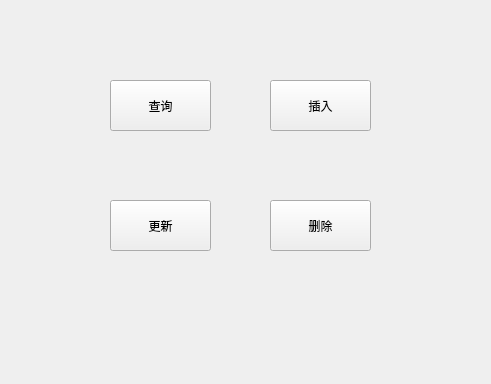
<?xml version="1.0" encoding="UTF-8"?>
<ui version="4.0">
 <class>MainWindow</class>
 <widget class="QMainWindow" name="MainWindow">
  <property name="geometry">
   <rect>
    <x>0</x>
    <y>0</y>
    <width>491</width>
    <height>384</height>
   </rect>
  </property>
  <property name="windowTitle">
   <string>MainWindow</string>
  </property>
  <property name="windowIcon">
   <iconset>
    <normaloff>../../../Pictures/数据库.png</normaloff>../../../Pictures/数据库.png</iconset>
  </property>
  <property name="styleSheet">
   <string notr="true"/>
  </property>
  <widget class="QWidget" name="centralWidget">
   <widget class="QPushButton" name="selectButton">
    <property name="geometry">
     <rect>
      <x>110</x>
      <y>80</y>
      <width>101</width>
      <height>51</height>
     </rect>
    </property>
    <property name="styleSheet">
     <string notr="true">font: 14pt &quot;微软雅黑&quot;;</string>
    </property>
    <property name="text">
     <string>查询</string>
    </property>
   </widget>
   <widget class="QPushButton" name="insertButton">
    <property name="geometry">
     <rect>
      <x>270</x>
      <y>80</y>
      <width>101</width>
      <height>51</height>
     </rect>
    </property>
    <property name="styleSheet">
     <string notr="true">font: 14pt &quot;微软雅黑&quot;;</string>
    </property>
    <property name="text">
     <string>插入</string>
    </property>
   </widget>
   <widget class="QPushButton" name="updateButton">
    <property name="geometry">
     <rect>
      <x>110</x>
      <y>200</y>
      <width>101</width>
      <height>51</height>
     </rect>
    </property>
    <property name="styleSheet">
     <string notr="true">font: 14pt &quot;微软雅黑&quot;;</string>
    </property>
    <property name="text">
     <string>更新</string>
    </property>
   </widget>
   <widget class="QPushButton" name="deleteButton">
    <property name="geometry">
     <rect>
      <x>270</x>
      <y>200</y>
      <width>101</width>
      <height>51</height>
     </rect>
    </property>
    <property name="styleSheet">
     <string notr="true">font: 14pt &quot;微软雅黑&quot;;</string>
    </property>
    <property name="text">
     <string>删除</string>
    </property>
   </widget>
  </widget>
 </widget>
 <layoutdefault spacing="6" margin="11"/>
 <resources/>
 <connections>
  <connection>
   <sender>selectButton</sender>
   <signal>clicked()</signal>
   <receiver>MainWindow</receiver>
   <slot>accept()</slot>
   <hints>
    <hint type="sourcelabel">
     <x>136</x>
     <y>125</y>
    </hint>
    <hint type="destinationlabel">
     <x>58</x>
     <y>86</y>
    </hint>
   </hints>
  </connection>
 </connections>
 <slots>
  <slot>accept()</slot>
 </slots>
</ui>
